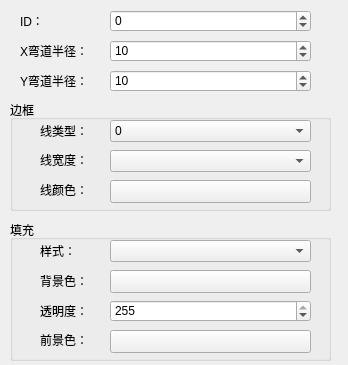
<?xml version="1.0" encoding="UTF-8"?>
<ui version="4.0">
 <class>RoundedRectGenDlg</class>
 <widget class="QWidget" name="RoundedRectGenDlg">
  <property name="geometry">
   <rect>
    <x>0</x>
    <y>0</y>
    <width>348</width>
    <height>365</height>
   </rect>
  </property>
  <property name="windowTitle">
   <string>Form</string>
  </property>
  <widget class="QLabel" name="label">
   <property name="geometry">
    <rect>
     <x>20</x>
     <y>40</y>
     <width>81</width>
     <height>21</height>
    </rect>
   </property>
   <property name="text">
    <string>X弯道半径：</string>
   </property>
  </widget>
  <widget class="QLabel" name="label_2">
   <property name="geometry">
    <rect>
     <x>20</x>
     <y>70</y>
     <width>81</width>
     <height>21</height>
    </rect>
   </property>
   <property name="text">
    <string>Y弯道半径：</string>
   </property>
  </widget>
  <widget class="QSpinBox" name="m_XR">
   <property name="geometry">
    <rect>
     <x>110</x>
     <y>40</y>
     <width>201</width>
     <height>22</height>
    </rect>
   </property>
   <property name="value">
    <number>10</number>
   </property>
  </widget>
  <widget class="QSpinBox" name="m_YR">
   <property name="geometry">
    <rect>
     <x>110</x>
     <y>70</y>
     <width>201</width>
     <height>22</height>
    </rect>
   </property>
   <property name="value">
    <number>10</number>
   </property>
  </widget>
  <widget class="QGroupBox" name="groupBox">
   <property name="geometry">
    <rect>
     <x>10</x>
     <y>100</y>
     <width>321</width>
     <height>111</height>
    </rect>
   </property>
   <property name="title">
    <string>边框</string>
   </property>
   <widget class="QLabel" name="label_4">
    <property name="geometry">
     <rect>
      <x>30</x>
      <y>20</y>
      <width>61</width>
      <height>21</height>
     </rect>
    </property>
    <property name="text">
     <string>线类型：</string>
    </property>
   </widget>
   <widget class="QComboBox" name="m_LineType">
    <property name="geometry">
     <rect>
      <x>100</x>
      <y>20</y>
      <width>201</width>
      <height>22</height>
     </rect>
    </property>
    <item>
     <property name="text">
      <string>0</string>
     </property>
     <property name="icon">
      <iconset resource="../../resourse.qrc">
       <normaloff>:/lineType/images/LineType/L0.ico</normaloff>:/lineType/images/LineType/L0.ico</iconset>
     </property>
    </item>
    <item>
     <property name="text">
      <string>1</string>
     </property>
     <property name="icon">
      <iconset resource="../../resourse.qrc">
       <normaloff>:/lineType/images/LineType/L1.ico</normaloff>:/lineType/images/LineType/L1.ico</iconset>
     </property>
    </item>
    <item>
     <property name="text">
      <string>2</string>
     </property>
     <property name="icon">
      <iconset resource="../../resourse.qrc">
       <normaloff>:/lineType/images/LineType/L2.ico</normaloff>:/lineType/images/LineType/L2.ico</iconset>
     </property>
    </item>
    <item>
     <property name="text">
      <string>3</string>
     </property>
     <property name="icon">
      <iconset resource="../../resourse.qrc">
       <normaloff>:/lineType/images/LineType/L3.ico</normaloff>:/lineType/images/LineType/L3.ico</iconset>
     </property>
    </item>
    <item>
     <property name="text">
      <string>4</string>
     </property>
     <property name="icon">
      <iconset resource="../../resourse.qrc">
       <normaloff>:/lineType/images/LineType/L4.ico</normaloff>:/lineType/images/LineType/L4.ico</iconset>
     </property>
    </item>
    <item>
     <property name="text">
      <string>5</string>
     </property>
     <property name="icon">
      <iconset resource="../../resourse.qrc">
       <normaloff>:/lineType/images/LineType/L5.ico</normaloff>:/lineType/images/LineType/L5.ico</iconset>
     </property>
    </item>
   </widget>
   <widget class="QLabel" name="label_5">
    <property name="geometry">
     <rect>
      <x>30</x>
      <y>50</y>
      <width>61</width>
      <height>20</height>
     </rect>
    </property>
    <property name="text">
     <string>线宽度：</string>
    </property>
   </widget>
   <widget class="QComboBox" name="m_LineWidth">
    <property name="geometry">
     <rect>
      <x>100</x>
      <y>50</y>
      <width>201</width>
      <height>22</height>
     </rect>
    </property>
   </widget>
   <widget class="QLabel" name="label_6">
    <property name="geometry">
     <rect>
      <x>30</x>
      <y>80</y>
      <width>61</width>
      <height>20</height>
     </rect>
    </property>
    <property name="text">
     <string>线颜色：</string>
    </property>
   </widget>
   <widget class="QPushButton" name="m_LineColorBtn">
    <property name="geometry">
     <rect>
      <x>100</x>
      <y>80</y>
      <width>201</width>
      <height>23</height>
     </rect>
    </property>
    <property name="focusPolicy">
     <enum>Qt::NoFocus</enum>
    </property>
    <property name="text">
     <string/>
    </property>
   </widget>
  </widget>
  <widget class="QGroupBox" name="groupBox_2">
   <property name="geometry">
    <rect>
     <x>10</x>
     <y>220</y>
     <width>321</width>
     <height>141</height>
    </rect>
   </property>
   <property name="title">
    <string>填充</string>
   </property>
   <widget class="QLabel" name="label_7">
    <property name="geometry">
     <rect>
      <x>30</x>
      <y>20</y>
      <width>61</width>
      <height>21</height>
     </rect>
    </property>
    <property name="text">
     <string>样式：</string>
    </property>
   </widget>
   <widget class="QComboBox" name="m_Pattern">
    <property name="geometry">
     <rect>
      <x>100</x>
      <y>20</y>
      <width>201</width>
      <height>22</height>
     </rect>
    </property>
   </widget>
   <widget class="QLabel" name="label_8">
    <property name="geometry">
     <rect>
      <x>30</x>
      <y>50</y>
      <width>61</width>
      <height>21</height>
     </rect>
    </property>
    <property name="text">
     <string>背景色：</string>
    </property>
   </widget>
   <widget class="QLabel" name="label_9">
    <property name="geometry">
     <rect>
      <x>30</x>
      <y>110</y>
      <width>61</width>
      <height>20</height>
     </rect>
    </property>
    <property name="text">
     <string>前景色：</string>
    </property>
   </widget>
   <widget class="QPushButton" name="m_BackColorBtn">
    <property name="geometry">
     <rect>
      <x>100</x>
      <y>50</y>
      <width>201</width>
      <height>23</height>
     </rect>
    </property>
    <property name="focusPolicy">
     <enum>Qt::NoFocus</enum>
    </property>
    <property name="text">
     <string/>
    </property>
   </widget>
   <widget class="QPushButton" name="m_FrontColorBtn">
    <property name="geometry">
     <rect>
      <x>100</x>
      <y>110</y>
      <width>201</width>
      <height>23</height>
     </rect>
    </property>
    <property name="focusPolicy">
     <enum>Qt::NoFocus</enum>
    </property>
    <property name="text">
     <string/>
    </property>
   </widget>
   <widget class="QSpinBox" name="m_Alpha">
    <property name="geometry">
     <rect>
      <x>100</x>
      <y>80</y>
      <width>201</width>
      <height>22</height>
     </rect>
    </property>
    <property name="maximum">
     <number>255</number>
    </property>
    <property name="value">
     <number>255</number>
    </property>
   </widget>
   <widget class="QLabel" name="label_3">
    <property name="geometry">
     <rect>
      <x>30</x>
      <y>80</y>
      <width>61</width>
      <height>21</height>
     </rect>
    </property>
    <property name="text">
     <string>透明度：</string>
    </property>
   </widget>
  </widget>
  <widget class="QSpinBox" name="spinbox">
   <property name="geometry">
    <rect>
     <x>110</x>
     <y>10</y>
     <width>201</width>
     <height>22</height>
    </rect>
   </property>
   <property name="minimum">
    <number>-1</number>
   </property>
   <property name="maximum">
    <number>100000</number>
   </property>
   <property name="value">
    <number>0</number>
   </property>
  </widget>
  <widget class="QLabel" name="label_10">
   <property name="geometry">
    <rect>
     <x>20</x>
     <y>10</y>
     <width>81</width>
     <height>21</height>
    </rect>
   </property>
   <property name="text">
    <string>ID：</string>
   </property>
  </widget>
 </widget>
 <resources>
  <include location="../../resourse.qrc"/>
 </resources>
 <connections/>
</ui>
